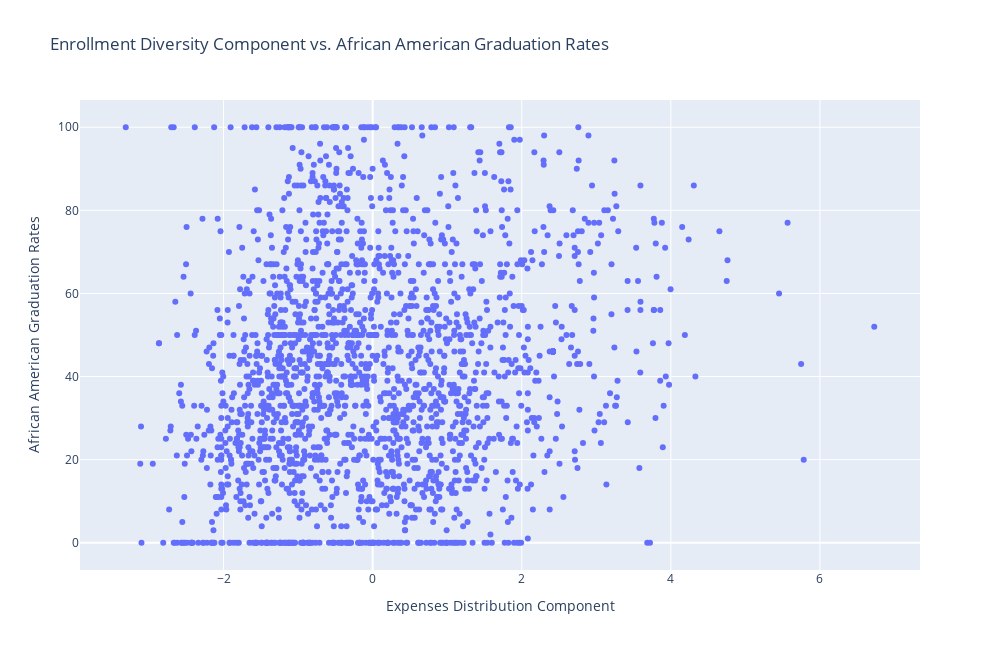

Notebook source saved alongside this figure:
### Code cell
fig = go.Figure()

fig.add_trace(
    
    go.Scatter(
        x = component3.flatten(), y = y_black.to_numpy(), mode='markers'
    )
)

fig.update_layout(
    height = 650,
    width = 1000,
    xaxis = {
        "title": "Expenses Distribution Component",
    },
    yaxis = {
        "title": "African American Graduation Rates"
    },
    title = "Enrollment Diversity Component vs. African American Graduation Rates"
)

fig.show()

### Figure 1 — Plotly figure (JSON) as saved in the notebook; plotly's stock layout.template omitted (floating-point values rounded to 4 significant figures; data arrays with more than 128 entries replaced by an {"elided": "..."} marker saying what was removed)
{"data": [{"mode": "markers", "type": "scatter", "x": {"elided": "2027 float values"}, "y": {"elided": "2027 int values"}}], "layout": {"height": 650, "title": {"text": "Enrollment Diversity Component vs. African American Graduation Rates"}, "width": 1000, "xaxis": {"title": {"text": "Expenses Distribution Component"}}, "yaxis": {"title": {"text": "African American Graduation Rates"}}}}
